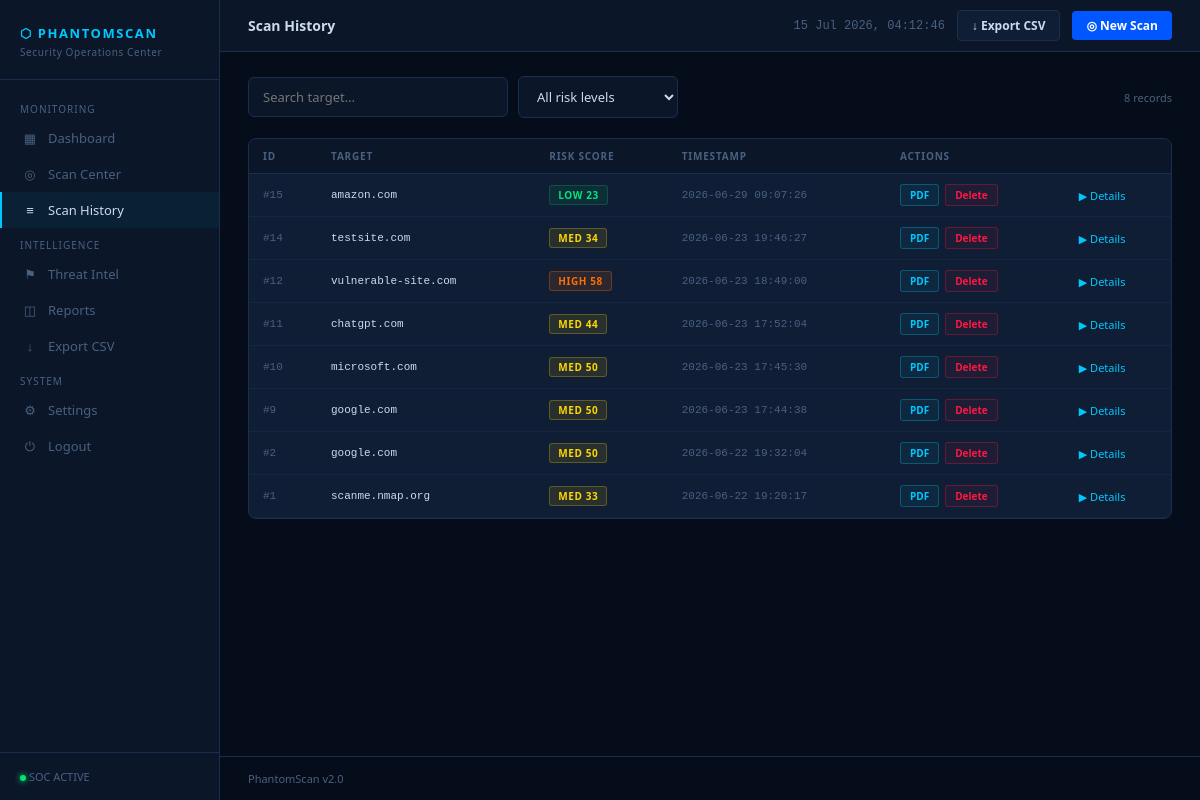
Page /history (signed in) on the earlier database version.
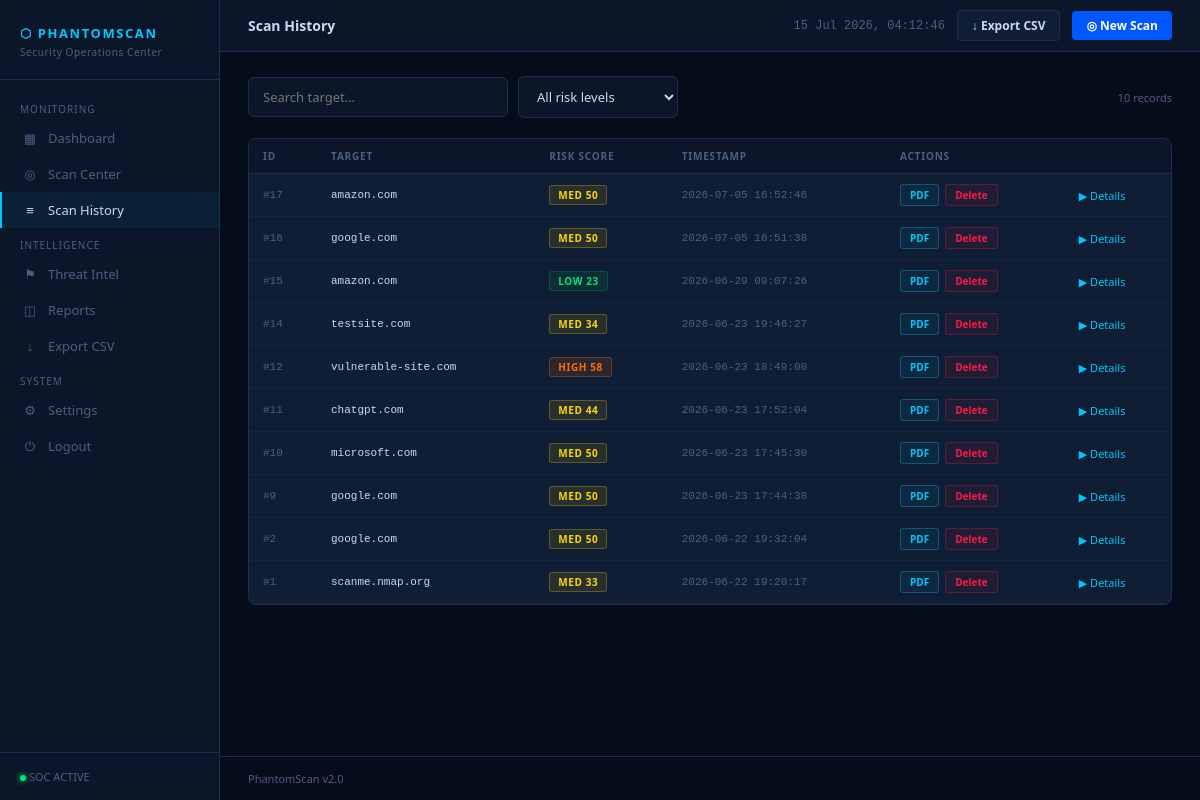
Same page on the later database version.
### tables this page shows
CREATE TABLE scans (
            id INTEGER PRIMARY KEY AUTOINCREMENT,
            target TEXT NOT NULL,
            open_ports TEXT,
            ssl_issues TEXT,
            header_issues TEXT,
            risk_score INTEGER,
            timestamp TEXT
        );

### app.py (the view)
@app.route("/history")
@login_required
def history():
    return render_template("history.html", scans=get_all_scans())

### app.py (called while the page is built)
def login_required(f):
    from functools import wraps
    @wraps(f)
    def decorated(*args, **kwargs):
        if "user" not in session:
            return redirect("/login")
        return f(*args, **kwargs)
    return decorated

### db.py (called while the page is built)
def get_all_scans():
    with sqlite3.connect(DB) as conn:
        c = conn.cursor()
        c.execute("SELECT * FROM scans ORDER BY id DESC")
        return c.fetchall()

### templates/history.html (shortened to what this page needs)
<!DOCTYPE html>
<html lang="en">
<head>
<link rel="stylesheet" href="/static/style.css">
</head>
<body>
<div class="layout">
<aside class="sidebar">
  <div class="sidebar-logo">
    <div class="wordmark">⬡ PhantomScan</div>
    <div class="tagline">Security Operations Center</div>
  </div>
  <nav class="nav">
    <div class="nav-section">Monitoring</div>
    <a href="/dashboard"><i class="icon">▦</i> Dashboard</a>
    <a href="/"><i class="icon">◎</i> Scan Center</a>
    <a href="/history" class="active"><i class="icon">≡</i> Scan History</a>
    <div class="nav-section">Intelligence</div>
    <a href="/threat-intel"><i class="icon">⚑</i> Threat Intel</a>
    <a href="/reports"><i class="icon">◫</i> Reports</a>
    <a href="/export"><i class="icon">↓</i> Export CSV</a>
    <div class="nav-section">System</div>
    <a href="/settings"><i class="icon">⚙</i> Settings</a>
    <a href="/logout"><i class="icon">⏻</i> Logout</a>
  </nav>
  <div class="sidebar-footer"><span class="status-dot"></span> SOC ACTIVE</div>
</aside>
<div class="main">
  <div class="topbar">
    <div class="topbar-left">
      <span class="page-title">Scan History</span>
    </div>
    <div class="topbar-right">
      <div id="clock"></div>
      <a href="/export" class="btn btn-ghost">↓ Export CSV</a>
      <a href="/" class="btn btn-accent">◎ New Scan</a>
    </div>
  </div>
  <div class="content">
    <div class="filter-bar">
      <input type="text" class="form-input" id="searchInput" placeholder="Search target…" oninput="filterTable()">
      <select class="form-input form-select" id="riskFilter" onchange="filterTable()">
        <option value="">All risk levels</option>
      </select>
      <span class="scan-count" id="scanCount"></span>
    </div>
    <div class="panel">
      <div class="table-wrap">
        <table id="historyTable">
          <thead>
            <tr>
              <th>ID</th>
              <th>Target</th>
              <th>Risk Score</th>
              <th>Timestamp</th>
              <th>Actions</th>
              <th></th>
            </tr>
          </thead>
          <tbody>
            {% if scans %}
              {% for scan in scans %}
              {% set score = scan[5] %}
              {% set rc = 'low' if score <= 25 else 'medium' if score <= 50 else 'high' if score <= 75 else 'critical' %}
              {% set rl = 'LOW' if score <= 25 else 'MED' if score <= 50 else 'HIGH' if score <= 75 else 'CRIT' %}
              <tr class="scan-row" data-target="{{ scan[1]|lower }}" data-risk="{{ rc }}">
                <td class="td-mono" style="color:var(--muted)">#{{ scan[0] }}</td>
                <td class="td-mono">{{ scan[1] }}</td>
                <td><span class="risk-pill risk-{{ rc }}">{{ rl }} {{ score }}</span></td>
                <td class="td-mono" style="color:var(--muted)">{{ scan[6] }}</td>
                <td>
                  <div class="actions">
                    <a href="/report/{{ scan[0] }}" class="act-btn act-pdf">PDF</a>
                    <form method="POST" action="/delete/{{ scan[0] }}" style="display:inline"
                          onsubmit="return confirm('Delete scan of {{ scan[1] }}?')">
                      <button type="submit" class="act-btn act-delete">Delete</button>
                    </form>
                  </div>
                </td>
                <td>
                  <button class="expand-btn" onclick="toggleDetail({{ scan[0] }}, this)">▶ Details</button>
                </td>
              </tr>
              {% endfor %}
            {% else %}
              <tr><td colspan="6" class="empty">No scans yet — <a href="/" style="color:var(--accent)">run your first scan</a>.</td></tr>
            {% endif %}
          </tbody>
        </table>
      </div>
    </div>
  </div>
  <div class="footer">
    <span>PhantomScan v2.0</span>
  </div>
</div>
</div>
</body>
</html>

Differences in the rows shown:
added scans: id "17", target "amazon.com", rl "MED", risk_score "50", timestamp "2026-07-05 16:52:46"
added scans: id "16", target "google.com", rl "MED", risk_score "50", timestamp "2026-07-05 16:51:38"
Other differences:
text written by a page script: "8 records" → "10 records"
